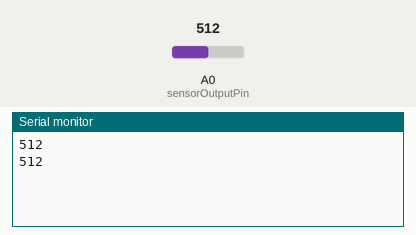
A sketch run on a simulated Arduino Mega 2560, built with avr-gcc and run on an emulated ATmega2560. Parts: the last lines printed to the serial monitor. The test bench sets the inputs (shaded band); at power-on: A0 (sensorOutputPin) = 512.

Above: at 5.7 s.
5.8 s: A0 (sensorOutputPin) set to 716
At 10.3 s:
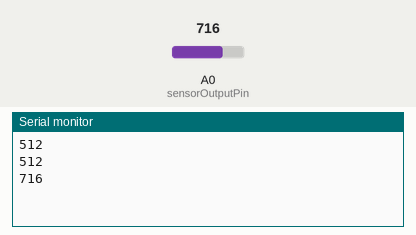
11.7 s: A0 (sensorOutputPin) set to 900
At 16.4 s:
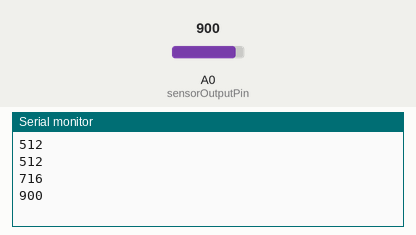
Timing chart, 0 to 17.9 s (numbered marks = the images above; inputs shaded):
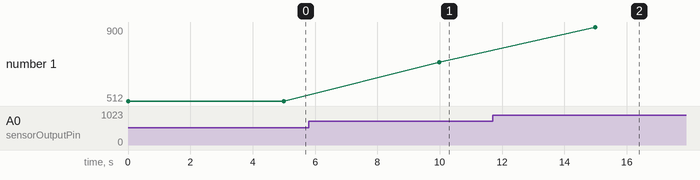

Measured:
- after the input at 5.8 s, the serial monitor: prints a new line after 4.2 s (image 1)
- after the input at 11.7 s, the serial monitor: prints a new line after 3.3 s (image 2)
- plotted number 1: 512 → 716 after the input at 5.8 s, 716 → 900 after the input at 11.7 s

The sketch:

data_logger_Queue_Implementation.ino
```cpp
#include <Arduino_FreeRTOS.h>
#include <queue.h>

#define sensorPowerPin 52
#define sensorOutputPin A0

void TaskReadSensorData( void *pvParameters );
void TaskTransmitSensorData( void *pvParameters );
QueueHandle_t xQueue_FIFO = NULL;	//queue for inter-task communication

void setup()
{
  // initialize digital and analog pins
  pinMode(sensorOutputPin, INPUT);
  pinMode(sensorPowerPin, OUTPUT);
  digitalWrite(sensorPowerPin, HIGH);

  // initialize serial communication at 9600 bits per second:
  Serial.begin(9600);

  // Create two tasks, one for reading sensor data, and one for transmitting it back to PC
  BaseType_t Task1 = xTaskCreate(    TaskReadSensorData                 /* The function that implements the task. */
                                      , "ReadSensorData"                /* Text name for the task, provided to assist debugging only. */
                                      , configMINIMAL_STACK_SIZE*2      /* The stack allocated to the task. */
                                      , NULL                            /* The task parameter is not used, so set to NULL. */
                                      , 2                               /* The priority at which the task is created */
                                      , NULL );                         /* Used to pass out the created task's handle. It is not used so set to NULL */

  BaseType_t Task2 = xTaskCreate(    TaskTransmitSensorData             /* The function that implements the task. */
                                      , "TransmitSensorData"            /* Text name for the task, provided to assist debugging only. */
                                      , configMINIMAL_STACK_SIZE*2      /* The stack allocated to the task. */
                                      , NULL                            /* The task parameter is not used, so set to NULL. */
                                      , 2                               /* The priority at which the task is created */
                                      , NULL );                         /* Used to pass out the created task's handle. It is not used so set to NULL */

  // Create Queue for inter-process communication
  xQueue_FIFO = xQueueCreate( 10, sizeof( int ) ); //connects task1 -> task2

  // Check that Tasks and Queue were initialized properly
  if (xQueue_FIFO == NULL) { Serial.println("QUEUE WAS NOT INITIALIZED"); }
  if (Task1 != pdPASS || Task2 != pdPASS) { Serial.println("TASK(S) WERE NOT INITIALIZED"); }

  // Now the task scheduler, which takes over control of scheduling individual tasks, is automatically started.

}


void loop()
{
  // Idle Task

}


/*--------------------------------------------------*/
/*---------------------- Tasks ---------------------*/
/*--------------------------------------------------*/

void TaskReadSensorData(void *pvParameters) // This is a task.
{
  (void) pvParameters;

  for (;;)
  {
    // Read sensor value and write it to queue
    int sensorValue = analogRead(sensorOutputPin);
    xQueueSendToBack(xQueue_FIFO, &sensorValue, 0UL);

    // block task for 5 seconds, i.e., makes it so that it polls the sensor every 5 seconds
    vTaskDelay(5000 / portTICK_PERIOD_MS);

  }

}


void TaskTransmitSensorData(void *pvParameters) // This is a task.
{
  (void) pvParameters;
  int recievedData;

  for (;;)
  {
    // Read data from queue and send it over serial port
    xQueueReceive(xQueue_FIFO, &recievedData, portMAX_DELAY); // Waits indefinetely for the queue to have data
    Serial.println(recievedData);

    vTaskDelay(1);

  }

}
```
